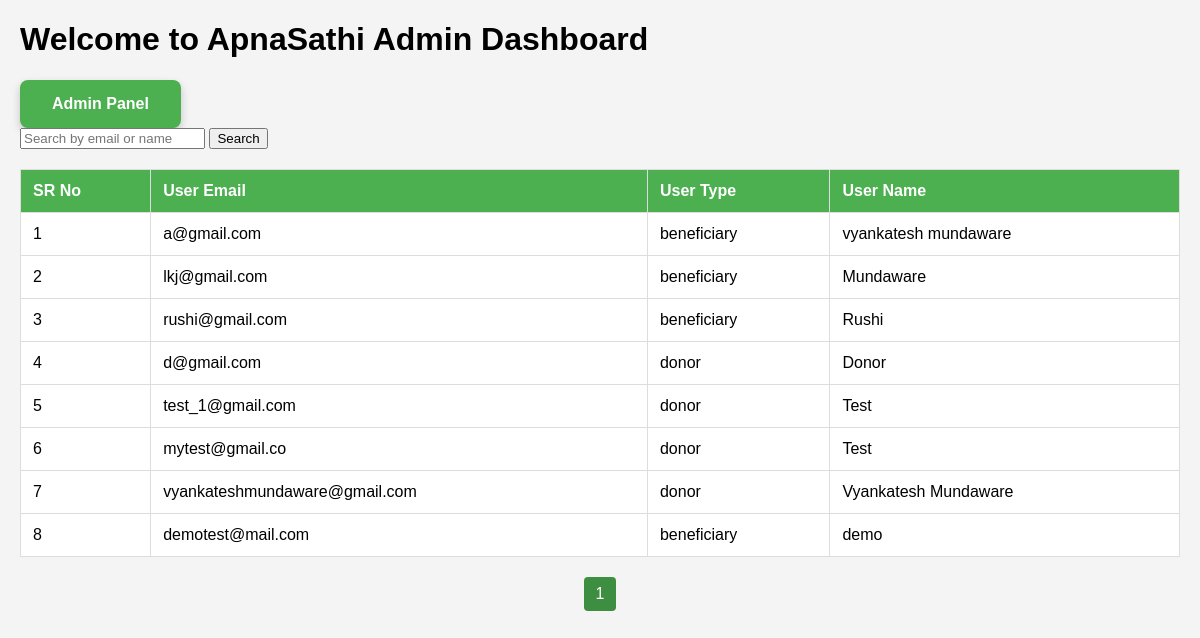
The page /Admin/new_user_count.php on the database its author committed.
### tables this page shows
CREATE TABLE IF NOT EXISTS `new_user` (
  `user_id` int NOT NULL AUTO_INCREMENT,
  `user_email` varchar(100) DEFAULT NULL,
  `user_password` varchar(100) DEFAULT NULL,
  `user_type` varchar(100) DEFAULT NULL,
  `user_name` varchar(200) DEFAULT NULL,
  PRIMARY KEY (`user_id`),
  UNIQUE KEY `user_email` (`user_email`)
);

### Admin/new_user_count.php (the view, shortened to what this page needs)
<?php
$servername = "localhost";
$username = "root";
$password = "";
$dbname = "apnaSathi_db";
$conn = new mysqli($servername, $username, $password, $dbname);
$search = '';
$limit = 10;
$page = isset($_GET['page']) ? (int)$_GET['page'] : 1;
$offset = ($page - 1) * $limit;
$sql = "SELECT user_email, user_type, user_name FROM new_user
        WHERE user_email LIKE '%$search%' OR user_name LIKE '%$search%'
        LIMIT $limit OFFSET $offset";
$result = $conn->query($sql);
$countSql = "SELECT COUNT(*) as total FROM new_user
             WHERE user_email LIKE '%$search%' OR user_name LIKE '%$search%'";
$countResult = $conn->query($countSql);
$totalRows = $countResult->fetch_assoc()['total'];
$totalPages = ceil($totalRows / $limit);
?>
<!DOCTYPE html>
<html lang="en">
<head>
</head>
<body>
<h1>Welcome to ApnaSathi Admin Dashboard</h1>
<button class="cool-button"><a href="admin_dashboard.php">Admin Panel</a></button>
<form method="GET" class="search-box">
    <input type="text" name="search" placeholder="Search by email or name" value="<?php echo htmlspecialchars($search); ?>">
    <button type="submit">Search</button>
</form>
<table>
    <thead>
        <tr>
            <th>SR No</th>
            <th>User Email</th>
            <th>User Type</th>
            <th>User Name</th>
        </tr>
    </thead>
    <tbody>
        <?php
        if ($result->num_rows > 0) {
            $srNo = $offset + 1;
            while ($row = $result->fetch_assoc()) {
                echo '<tr>';
                echo '<td>' . $srNo++ . '</td>';
                echo '<td>' . htmlspecialchars($row['user_email']) . '</td>';
                echo '<td>' . htmlspecialchars($row['user_type']) . '</td>';
                echo '<td>' . htmlspecialchars($row['user_name']) . '</td>';
                echo '</tr>';
            }
        } else {
            echo '<tr><td colspan="4">No data found</td></tr>';
        }
        ?>
    </tbody>
</table>
<div class="pagination">
    <?php for ($i = 1; $i <= $totalPages; $i++): ?>
        <a href="?page=<?php echo $i; ?>&search=<?php echo urlencode($search); ?>" class="<?php echo $i === $page ? 'active' : ''; ?>">
            <?php echo $i; ?>
        </a>
    <?php endfor; ?>
</div>
</body>
</html>

### Admin/new_user_count.php (style rules this page uses)
body { font-family: Arial, sans-serif; margin: 20px; background-color: #f4f4f4; }
table { width: 100%; border-collapse: collapse; margin-bottom: 20px; background-color: #fff; }
th, td { padding: 12px; text-align: left; border: 1px solid #ddd; }
th { background-color: #4CAF50; color: white; }
.pagination { display: flex; justify-content: center; margin: 20px 0; }
.pagination a { margin: 0 5px; padding: 8px 12px; background-color: #4CAF50; color: white; text-decoration: none; border-radius: 4px; }
.pagination a.active { background-color: #3e8e41; }
.search-box { margin-bottom: 20px; }
.cool-button { background-color: #4CAF50; border: none; border-radius: 8px; color: white; padding: 15px 32px; text-align: center; text-decoration: none; display: inline-block; font-size: 16px; font-weight: bold; transition-duration: 0.4s; cursor: pointer; box-shadow: 0 4px 8px rgba(0, 0, 0, 0.2); }
.cool-button a { color: white; text-decoration: none; }

### rows shown on the page
new_user: user_email "a@gmail.com", user_type "beneficiary", user_name "vyankatesh mundaware"
new_user: user_email "lkj@gmail.com", user_type "beneficiary", user_name "Mundaware"
new_user: user_email "rushi@gmail.com", user_type "beneficiary", user_name "Rushi"
new_user: user_email "d@gmail.com", user_type "donor", user_name "Donor"
new_user: user_email "test_1@gmail.com", user_type "donor", user_name "Test"
new_user: user_email "mytest@gmail.co", user_type "donor", user_name "Test"
new_user: user_email "vyankateshmundaware@gmail.com", user_type "donor", user_name "Vyankatesh Mundaware"
new_user: user_email "demotest@mail.com", user_type "beneficiary", user_name "demo"
